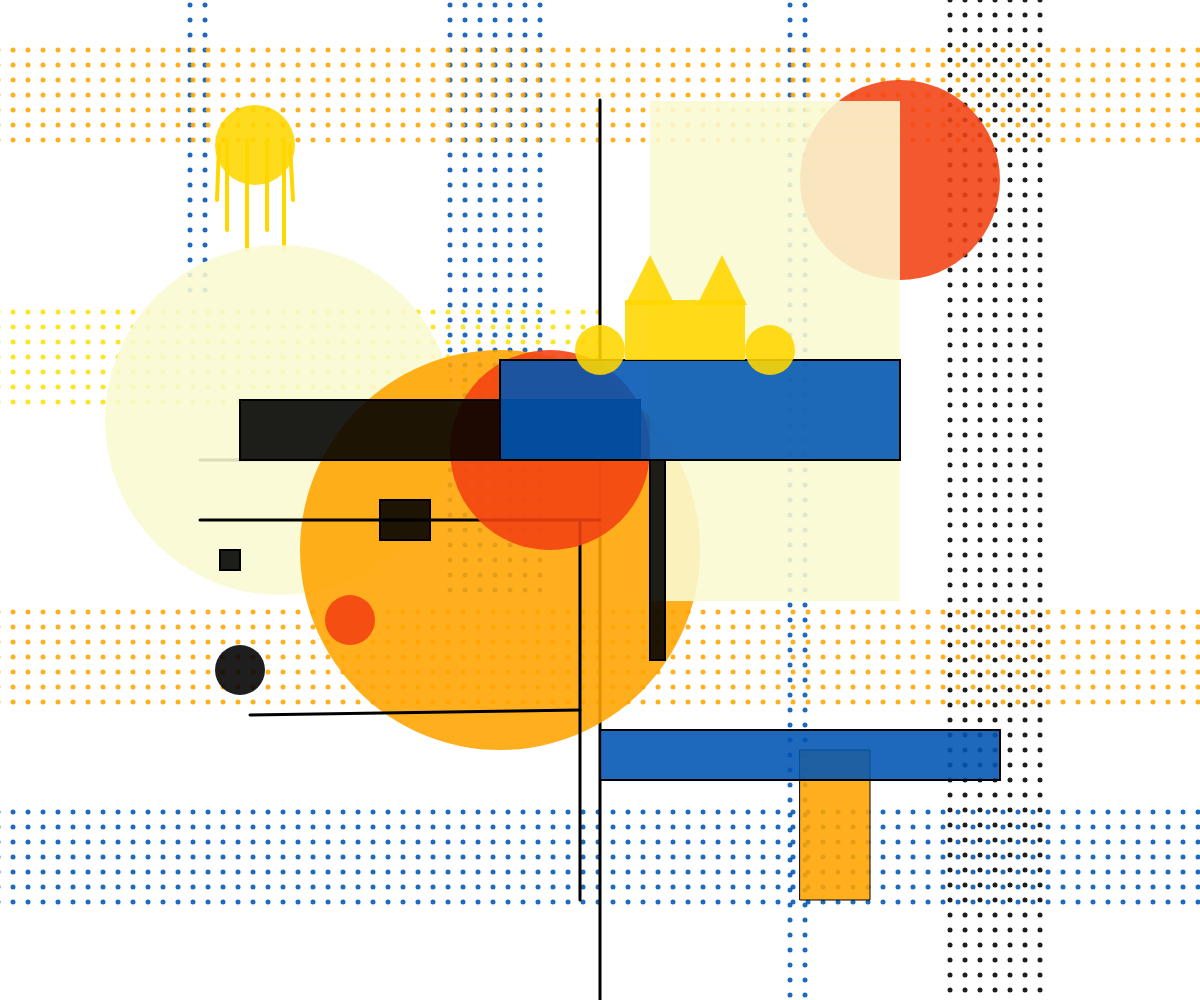
Frame 1 (no input)
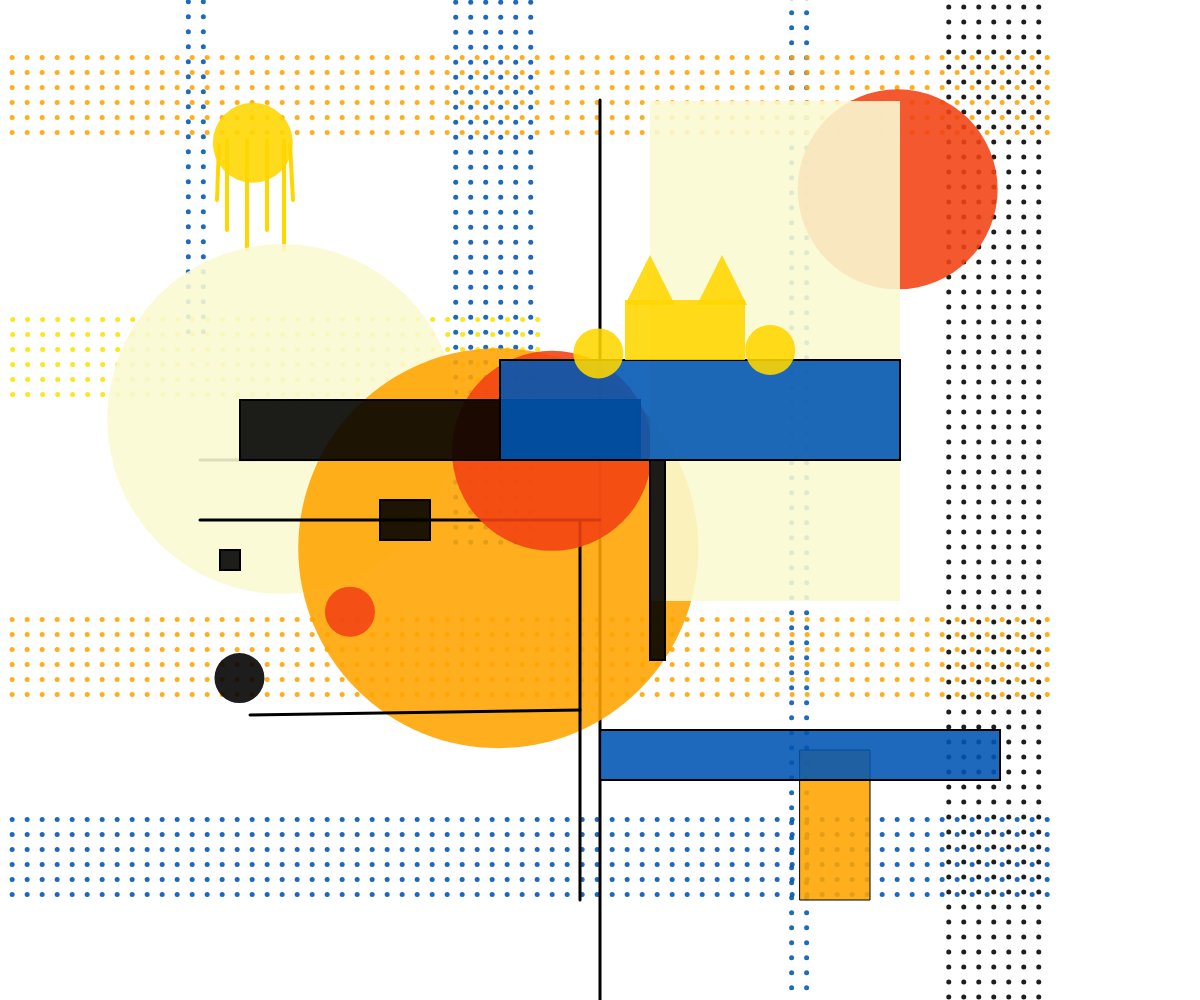
Frame 60 (no input)
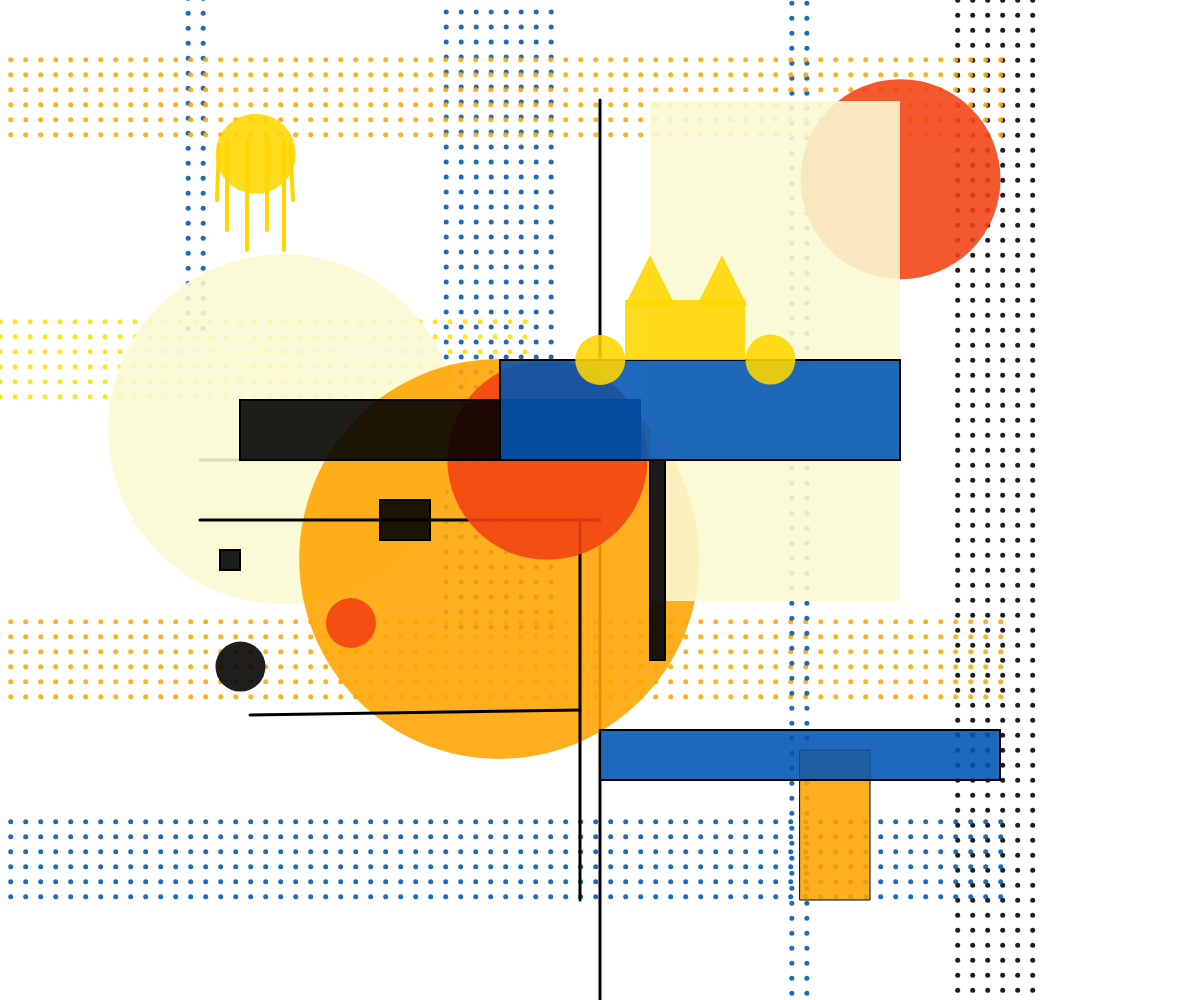
Frame 120 (the mouse pressed at the canvas centre since frame 60)

The p5.js sketch that drew these frames (run headless with seeded random() and noise() and a simulated clock; from frame 60 on, the mouse is pressed at the canvas centre):

// p5.js sketch
// ── sketch.js
let mondrian;

function setup() {
  createCanvas(windowWidth, windowHeight); // Create canvas based on window size
  mondrian = new Artwork(); // Create a new Artwork instance
  createArtwork(); // Generate initial artwork

}

function draw() {
  background(255);
  translate(width / 2 - 400, height / 2 - 400); // Center the artwork
  mondrian.show(); // Display the artwork
  mondrian.updatePositions();
  mondrian.updateSizes();
  mondrian.updateJumpingShapes();

}

function windowResized() {
  resizeCanvas(windowWidth, windowHeight); // Adjust canvas size
  mondrian.scaleShapes(); // Scale shapes to fit new size
  redraw(); // Redraw canvas
}

class Artwork {
  constructor() {
    this.shapes = []; // Initialize an array to store shapes
  }

  addShape(x, y, width, height, color, borderColor, borderWidth, type, endX = null, endY = null) {
    // Add a new shape to the shapes array
    this.shapes.push(new Shape(x, y, width, height, color, borderColor, borderWidth, type, endX, endY));
  }

  updatePositions(){
    let time = millis() * 0.002;
    for (let shape of this.shapes) {
      if (shape.type === 'circle'){
        shape.x = shape.originalX + noise(time + shape.originalX) * 10 - 5;
        shape.y = shape.originalY + noise(time + shape.originalY) * 10 - 5;
      }
     
    }
  }

 

  updateSizes() {
    let time = millis() * 0.001;
    for (let shape of this.shapes) {
      if (shape.type === 'dotted'){
        let scaleFactor = 1 + sin(time + shape.originalX) * 0.2;
      shape.width = shape.originalWidth * scaleFactor;
      shape.height = shape.originalHeight * scaleFactor;
      }
    }
  }

  updateJumpingShapes() {
    let time = millis() * 0.005;
    for (let shape of this.shapes) {
      if (shape.type === 'circle' ) {
        shape.y = shape.originalY + sin(time + shape.originalX) * 10;
      }

      }
    
  }

  show() {
    // Display each shape in the shapes array
    for (let shape of this.shapes) {
      shape.show();
    }
  }
}

class Shape {
  constructor(x, y, width, height, color, borderColor, borderWidth, type, endX, endY) {
    // Define shape properties
    this.originalX = x;
    this.originalY = y;
    this.originalWidth = width;
    this.originalHeight = height;
    this.originalEndX = endX;
    this.originalEndY = endY;
    this.x = x;
    this.y = y;
    this.width = width;
    this.height = height;
    this.endX = endX;
    this.endY = endY;
    this.color = color;
    this.borderColor = borderColor;
    this.borderWidth = borderWidth;
    this.type = type;
  }



  show() {

    let time = millis() * 0.001;
    let opacity = map(noise(time + this.x), 0, 10, 224, 255);
     
    // Set border color and width
    stroke(this.borderColor);
    strokeWeight(this.borderWidth);
    fill(red(this.color), green(this.color), blue(this.color), opacity); 

    push();
    translate(this.x, this.y);

    // Draw the shape based on its type
     if (this.type === 'rectangle') {
      rect(0, 0, this.width, this.height);
    } else if (this.type === 'circle') {
      ellipse(0, 0, this.width, this.height);
    } else if (this.type === 'triangle') {
      triangle(
        0, -this.height / 2,
        -this.width / 2, this.height / 2,
        this.width / 2, this.height / 2
      );
    } else if (this.type === 'line') {
      line(0, 0, this.endX - this.x, this.endY - this.y);
    } else if (this.type === 'semicircle') {
      arc(0, 0, this.width, this.height, 0, PI);
    } else if (this.type === 'dotted') {
      this.drawDottedRect();
    }

    pop();
  }

  drawDottedRect() {
    let dotSize = 5; // Diameter of each dot
    let spacing = 15; // Spacing between dots

    // Draw dots to form a dotted rectangle
    for (let y = 0; y < this.height; y += spacing) {
      for (let x = 0; x < this.width; x += spacing) {
        ellipse(x - this.width / 2, y - this.height / 2, dotSize, dotSize);
      }
    }
  }
}

function createArtwork() {
 
  // Small dot rectangle
  mondrian.addShape(3, 262, 800, 100, '#FCE205', '#000000', 0, 'dotted');
  mondrian.addShape(800, 0, 100, 8000, '#000000', '#000000', 0, 'dotted');
  mondrian.addShape(300, 0, 100, 1000, '#0056B4', '#000000', 0, 'dotted');
  mondrian.addShape(3, 562, 2000, 100, '#FFA500', '#000000', 0, 'dotted');
  mondrian.addShape(3, 762, 2000, 100, '#0056B4', '#000000', 0, 'dotted');


  mondrian.addShape(0, 0, 20, 400, '#0056B4', '#000000', 0, 'dotted');
  mondrian.addShape(600, 0, 20, 4000, '#0056B4', '#000000', 0, 'dotted');
  mondrian.addShape(3, 0, 2000, 100, '#FFA500', '#000000', 0, 'dotted');

  // Background lines

  mondrian.addShape(400, 0, 0, 0, '#000000', '#000000', 3, 'line', 400, 1000);
  mondrian.addShape(0, 360, 0, 0, '#000000', '#000000', 3, 'line', 400, 360);

  // Small yellow circle with lines in the upper left corner
  mondrian.addShape(19, 45, 0, 0, '#FFD700', '#FFD700', 4, 'line', 17, 100);
  mondrian.addShape(27, 40, 0, 0, '#FFD700', '#FFD700', 4, 'line', 27, 130);
  mondrian.addShape(47, 40, 0, 0, '#FFD700', '#FFD700', 4, 'line', 47, 150);
  mondrian.addShape(67, 40, 0, 0, '#FFD700', '#FFD700', 4, 'line', 67, 130);
  mondrian.addShape(84, 40, 0, 0, '#FFD700', '#FFD700', 4, 'line', 84, 150);
  mondrian.addShape(90, 45, 0, 0, '#FFD700', '#FFD700', 4, 'line', 93, 100);
  mondrian.addShape(55, 45, 80, 80, '#FFD700', '#000000', 0, 'circle');
  
  // Light chrysanthemum circle
  mondrian.addShape(80, 320, 350, 350, '#FAFAD2', '#000000', 0, 'circle');
  
  // Red circle
  mondrian.addShape(300, 450, 400, 400, '#FFA500', '#000000', 0, 'circle');

  // Middle Lines
  mondrian.addShape(0, 420, 0, 0, '#000000', '#000000', 3, 'line', 400, 420);
  mondrian.addShape(380, 420, 0, 0, '#000000', '#000000', 3, 'line', 380, 800);

  // Middle red circle
  mondrian.addShape(350, 350, 200, 200, '#F34213', '#000000', 0, 'circle');
  mondrian.addShape(700, 80, 200, 200, '#F34213', '#000000', 0, 'circle');

  // Egg yellow long rectangle
  mondrian.addShape(450, 1, 250, 500, '#FAFAD2', '#000000', 0, 'rectangle');
  mondrian.addShape(600, 650, 70, 150, '#FFA500', '#000000', 1, 'rectangle');

  // Black rectangle
  mondrian.addShape(40, 300, 400, 60, '#000000', '#000000', 2, 'rectangle');
  mondrian.addShape(20, 450, 20, 20, '#000000', '#000000', 2, 'rectangle');
  mondrian.addShape(180, 400, 50, 40, '#000000', '#000000', 2, 'rectangle');
  mondrian.addShape(450, 360, 15, 200, '#000000', '#000000', 2, 'rectangle');

  // Blue rectangle
  mondrian.addShape(300, 260, 400, 100, '#0056B4', '#000000', 2, 'rectangle');
  mondrian.addShape(400, 630, 400, 50, '#0056B4', '#000000', 2, 'rectangle');

  // Yellow cat's paw
  mondrian.addShape(400, 250, 50, 50, '#FFD700', '#000000', 0, 'circle');
  mondrian.addShape(570, 250, 50, 50, '#FFD700', '#000000', 0, 'circle');

  // Lower left red and black circle
  mondrian.addShape(150, 520, 50, 50, '#F34213', '#000000', 0, 'circle');
  mondrian.addShape(40, 570, 50, 50, '#000000', '#000000', 0, 'circle');

  // Lower left line
  mondrian.addShape(50, 615, 0, 0, '#000000', '#000000', 3, 'line', 380, 610);

  // Cat head
  mondrian.addShape(450, 180, 50, 50, '#FFD700', '#000000', 0, 'triangle');
  mondrian.addShape(522, 180, 50, 50, '#FFD700', '#000000', 0, 'triangle');
  mondrian.addShape(425, 200, 120, 60, '#FFD700', '#000000', 0, 'rectangle');
}
